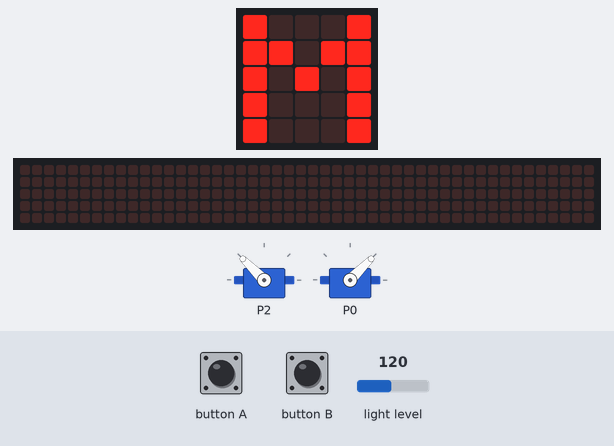
The program below on a simulated BBC micro:bit (MakeCode). Parts: 2 × servo, the board's 5×5 LED display, a strip that is not on the board, showing the scrolling text unrolled. The test bench sets the inputs (shaded band); at power-on: light level 120. The 48×5 strip is a reading aid, not a part: it shows the text the display is scrolling, unrolled, one strip-width of it at a time.

Above: at 3.2 s.
3.3 s: button A pressed for 0.15 s
At 3.91 s:
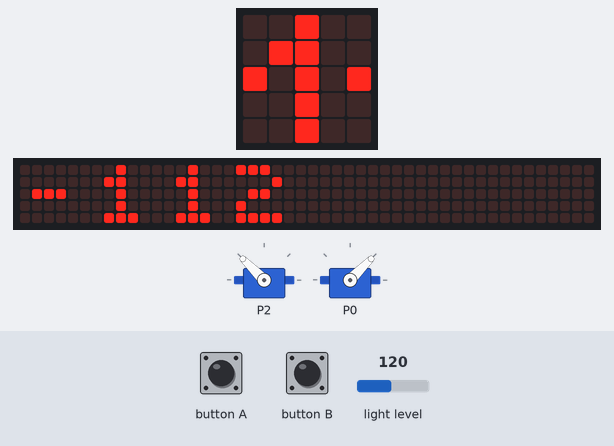
4.0 s: button B pressed for 0.15 s
8.2 s: button A pressed for 0.15 s
At 8.84 s:
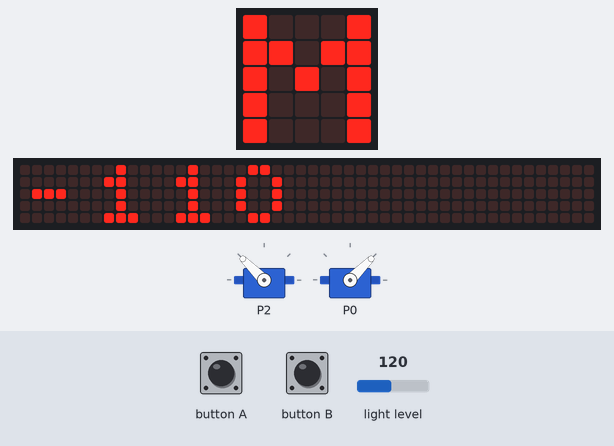
At 13.42 s:
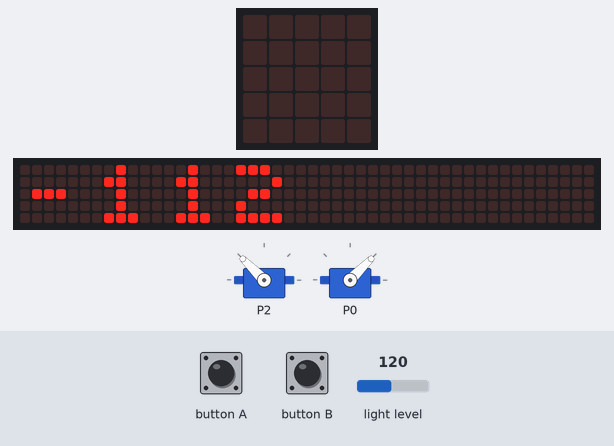
Timing chart, 0 to 14.9 s (numbered marks = the images above; inputs shaded):
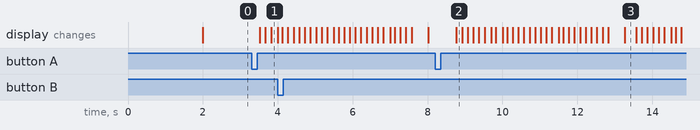

The program:

main.ts
```typescript
input.onButtonPressed(Button.A, function () {
    licht += -2
    basic.showString("" + (licht))
    basic.pause(500)
})
input.onButtonPressed(Button.B, function () {
    licht += 2
    basic.showString("" + (licht))
    basic.pause(500)
})
let licht = 0
licht = input.lightLevel() - 230
servos.P2.run(50)
basic.pause(1000)
servos.P0.run(-50)
basic.pause(1000)
servos.P2.stop()
basic.forever(function () {
    if (input.lightLevel() > licht) {
        servos.P0.stop()
        basic.showString("M")
    } else {
        basic.showIcon(IconNames.SmallHeart)
        for (let index = 0; index < 10; index++) {
            pins.digitalWritePin(DigitalPin.P1, 1)
            basic.pause(50)
            pins.digitalWritePin(DigitalPin.P1, 0)
            basic.pause(50)
        }
        servos.P0.setAngle(180)
        basic.pause(600)
        servos.P0.setAngle(0)
        servos.P2.run(50)
        basic.pause(1000)
        servos.P2.run(-50)
        basic.pause(1000)
        servos.P2.stop()
    }
})
```

test.ts
```typescript
// Hier kann man Tests durchführen; diese Datei wird nicht kompiliert, wenn dieses Paket als Erweiterung verwendet wird.
```

Measured:
- after the input at 3.3 s, the display: first changes after 0.22 s (image 1 shows a later state)
